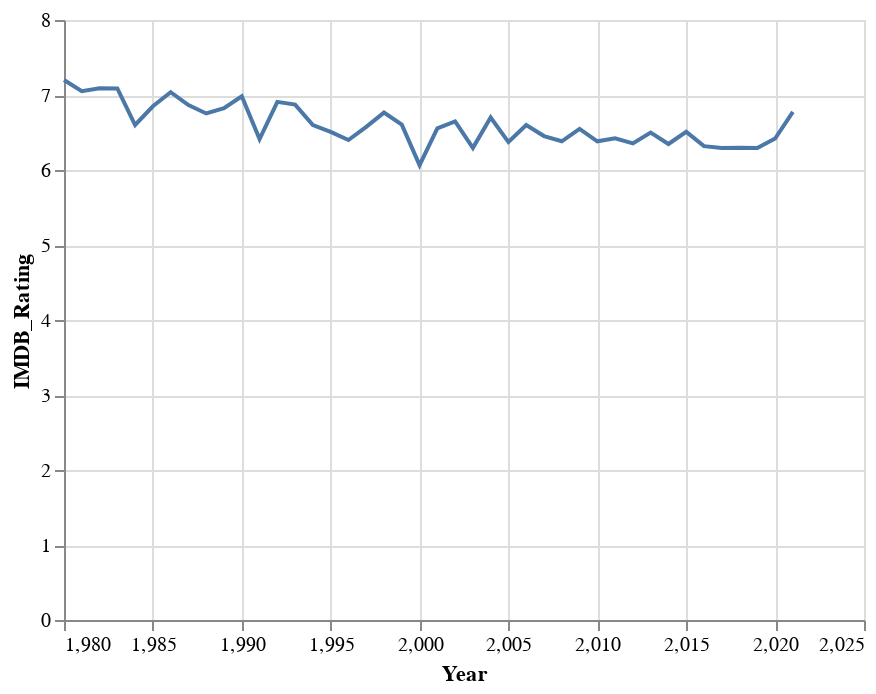

Here is the notebook cell this chart was saved with:
### Code cell
alt.Chart(imdb_average).mark_line().encode(x='Year',y='IMDB_Rating',)

### Figure 1 — Vega-Lite specification as saved in the notebook (floating-point values rounded to 4 significant figures)
{"config": {"view": {"continuousWidth": 400, "continuousHeight": 300}}, "data": {"name": "data-accdeb7365db9f6c392ce5d228e2382f"}, "mark": "line", "encoding": {"x": {"type": "quantitative", "field": "Year"}, "y": {"type": "quantitative", "field": "IMDB_Rating"}}, "$schema": "https://vega.github.io/schema/vega-lite/v4.8.1.json", "datasets": {"data-accdeb7365db9f6c392ce5d228e2382f": [{"Year": 1980, "IMDB_Rating": 7.2}, {"Year": 1981, "IMDB_Rating": 7.05}, {"Year": 1982, "IMDB_Rating": 7.09}, {"Year": 1983, "IMDB_Rating": 7.088}, {"Year": 1984, "IMDB_Rating": 6.6}, {"Year": 1985, "IMDB_Rating": 6.85}, {"Year": 1986, "IMDB_Rating": 7.038}, {"Year": 1987, "IMDB_Rating": 6.867}, {"Year": 1988, "IMDB_Rating": 6.754}, {"Year": 1989, "IMDB_Rating": 6.825}, {"Year": 1990, "IMDB_Rating": 6.983}, {"Year": 1991, "IMDB_Rating": 6.412}, {"Year": 1992, "IMDB_Rating": 6.908}, {"Year": 1993, "IMDB_Rating": 6.871}, {"Year": 1994, "IMDB_Rating": 6.6}, {"Year": 1995, "IMDB_Rating": 6.507}, {"Year": 1996, "IMDB_Rating": 6.4}, {"Year": 1997, "IMDB_Rating": 6.575}, {"Year": 1998, "IMDB_Rating": 6.765}, {"Year": 1999, "IMDB_Rating": 6.604}, {"Year": 2000, "IMDB_Rating": 6.064}, {"Year": 2001, "IMDB_Rating": 6.556}, {"Year": 2002, "IMDB_Rating": 6.648}, {"Year": 2003, "IMDB_Rating": 6.295}, {"Year": 2004, "IMDB_Rating": 6.7}, {"Year": 2005, "IMDB_Rating": 6.373}, {"Year": 2006, "IMDB_Rating": 6.598}, {"Year": 2007, "IMDB_Rating": 6.452}, {"Year": 2008, "IMDB_Rating": 6.383}, {"Year": 2009, "IMDB_Rating": 6.548}, {"Year": 2010, "IMDB_Rating": 6.382}, {"Year": 2011, "IMDB_Rating": 6.423}, {"Year": 2012, "IMDB_Rating": 6.354}, {"Year": 2013, "IMDB_Rating": 6.5}, {"Year": 2014, "IMDB_Rating": 6.346}, {"Year": 2015, "IMDB_Rating": 6.509}, {"Year": 2016, "IMDB_Rating": 6.318}, {"Year": 2017, "IMDB_Rating": 6.294}, {"Year": 2018, "IMDB_Rating": 6.296}, {"Year": 2019, "IMDB_Rating": 6.292}, {"Year": 2020, "IMDB_Rating": 6.419}, {"Year": 2021, "IMDB_Rating": 6.775}]}}
